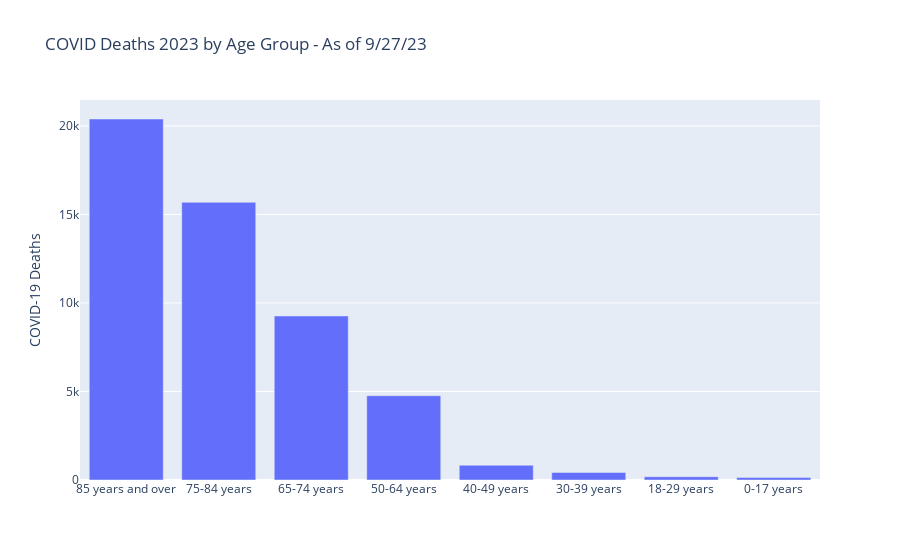

Notebook source saved alongside this figure:
### Code cell
covid_deaths_by_age = (
    df
    .filter(
        pl.col('State')=='United States',
        pl.col('Year') == 2023,
        pl.col('Age Group') != 'All Ages',
        pl.col('Sex') == 'All Sexes'
    )
    .group_by('Age Group')
    .agg(pl.col('COVID-19 Deaths').sum())
    .sort(by='COVID-19 Deaths', descending=True)
)

fig = px.bar(
    covid_deaths_by_age, 
    x='Age Group', 
    y='COVID-19 Deaths', 
    title='COVID Deaths 2023 by Age Group - As of 9/27/23'
)

fig.update_layout(xaxis_title=None)
fig.show()

### Figure 1 — Plotly figure (JSON) as saved in the notebook; plotly's stock layout.template omitted (floating-point values rounded to 4 significant figures)
{"data": [{"alignmentgroup": "True", "hovertemplate": "Age Group=%{x}<br>COVID-19 Deaths=%{y}<extra></extra>", "legendgroup": "", "marker": {"color": "#636efa", "pattern": {"shape": ""}}, "name": "", "offsetgroup": "", "orientation": "v", "showlegend": false, "textposition": "auto", "type": "bar", "x": ["85 years and over", "75-84 years", "65-74 years", "50-64 years", "40-49 years", "30-39 years", "18-29 years", "0-17 years"], "xaxis": "x", "y": [20391, 15686, 9264, 4762, 835, 426, 183, 137], "yaxis": "y"}], "layout": {"barmode": "relative", "legend": {"tracegroupgap": 0}, "title": {"text": "COVID Deaths 2023 by Age Group - As of 9/27/23"}, "xaxis": {"anchor": "y", "domain": [0, 1], "title": {}}, "yaxis": {"anchor": "x", "domain": [0, 1], "title": {"text": "COVID-19 Deaths"}}}}
